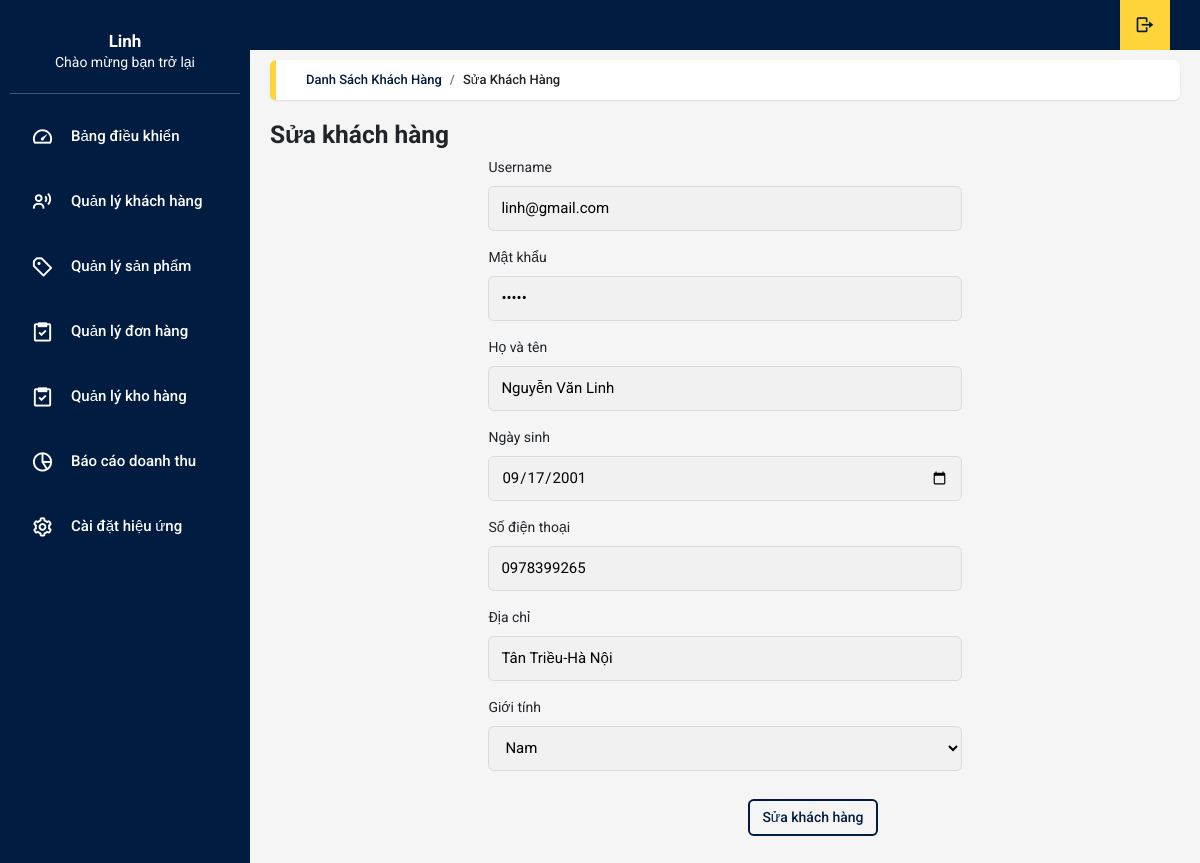
The page /nhanvien/suakhachhang.php?id=1 on the database its author committed.
### tables this page shows
CREATE TABLE `user` (
  `idkhach` int(11) NOT NULL,
  `username` varchar(50) NOT NULL,
  `password` varchar(50) NOT NULL,
  `ten` varchar(50) NOT NULL,
  `ngaysinh` date NOT NULL,
  `sdt` varchar(50) NOT NULL,
  `diachi` varchar(100) NOT NULL,
  `gioitinh` varchar(50) NOT NULL
);

### nhanvien/suakhachhang.php (the view, shortened to what this page needs)
<?php
$id = $_GET['id'];
include '../connect.php';
?>
<!DOCTYPE html>
<html lang="en">
<head>
  <link rel="stylesheet" type="text/css" href="css/main.css">
  <link rel="stylesheet" href="https://cdn.jsdelivr.net/npm/boxicons@latest/css/boxicons.min.css">
  <link rel="stylesheet" href="https://unpkg.com/boxicons@latest/css/boxicons.min.css">
  <link rel="stylesheet" type="text/css"
    href="https://maxcdn.bootstrapcdn.com/font-awesome/4.7.0/css/font-awesome.min.css">
  <link rel="stylesheet" href="https://use.fontawesome.com/releases/v5.8.2/css/all.css">
  <link rel="stylesheet" href="https://cdnjs.cloudflare.com/ajax/libs/jquery-confirm/3.3.2/jquery-confirm.min.css">
</head>
<body class="app sidebar-mini rtl">
  <header class="app-header">
    <ul class="app-nav">
      <li><a class="app-nav__item" href="../index.php"><i class='bx bx-log-out bx-rotate-180'></i> </a>
      </li>
    </ul>
  </header>
  <aside class="app-sidebar">
    <div class="app-sidebar__user">
      <div>
        <p class="app-sidebar__user-name"><b>Linh</b></p>
        <p class="app-sidebar__user-designation">Chào mừng bạn trở lại</p>
      </div>
    </div>
    <hr>
    <ul class="app-menu">
      <?php
        require_once "navbar.php";
      ?>
    </ul>
  </aside>
  <main class="app-content">
    <div class="app-title">
      <ul class="app-breadcrumb breadcrumb">
        <li class="breadcrumb-item"><a href="quan-ly-nhan-vien.php">Danh sách khách hàng</a></li>
        <li class="breadcrumb-item">Sửa khách hàng</li>
      </ul>
    </div>
      <h3 class="tile-title">Sửa khách hàng</h3>
      <div class="div" style="margin: 0 24%;">
      <?php
		$sql = "select * from user where idkhach='$id'";
		$result = $conn->query($sql);
		if ($result->num_rows > 0) {
		while ($row = $result->fetch_assoc()) {
            ?>
      <form action="xulysuakhachhang.php?id=<?php echo $row['idkhach'] ?>" method="POST" enctype="multipart/form-data">
					<fieldset class="form-group">
						<label>Username</label>
						<input value="<?php echo $row['username'] ?>" name="username" id="username" type="text" class="form-control" placeholder="Nhập username" >
					</fieldset>
					<fieldset class="form-group">
						<label>Mật khẩu</label>
						<input value="<?php echo $row['password'] ?>" name="password" id="password" type="password" class="form-control" placeholder="Nhập password" >
					</fieldset>
          			<fieldset class="form-group">
						<label>Họ và tên</label>
						<input value="<?php echo $row['ten'] ?>" name="ten" type="text" id="ten" class="form-control" placeholder="Nhập họ tên" >
					</fieldset>
                    <fieldset class="form-group">
						<label>Ngày sinh</label>
						<input value="<?php echo $row['ngaysinh'] ?>" name="ngaysinh" id="ngaysinh" type="date" class="form-control" placeholder="Nhập ngày sinh" >
					</fieldset>
          			<fieldset class="form-group">
						<label>Số điện thoại</label>
						<input value="<?php echo $row['sdt'] ?>" name="sdt" id="sdt" type="number" class="form-control" placeholder="Nhập số điện thoại" >
					</fieldset>
          			<fieldset class="form-group">
						<label>Địa chỉ</label>
						<input value="<?php echo $row['diachi'] ?>" name="diachi" id="diachi" type="text" class="form-control" placeholder="Nhập địa chỉ" >
					</fieldset>
					<fieldset class="form-group">
						<label for="exampleSelect1">Giới tính</label>
						<select name="gioitinh" class="form-control">
							<option value="Nam">Nam</option>
						</select>
					</fieldset>
					<button style="margin: 12px 260px" type="submit" id="add" class="btn btn-outline-primary">Sửa khách hàng</button>
				</form>
                <?php
                   }
                 }
                ?>
      </div>
  </main>
</body>
</html>

### rows shown on the page
user: username "linh@gmail.com", ten "Nguyễn Văn Linh", ngaysinh "09/17/2001", sdt "0978399265", diachi "Tân Triều-Hà Nội"
